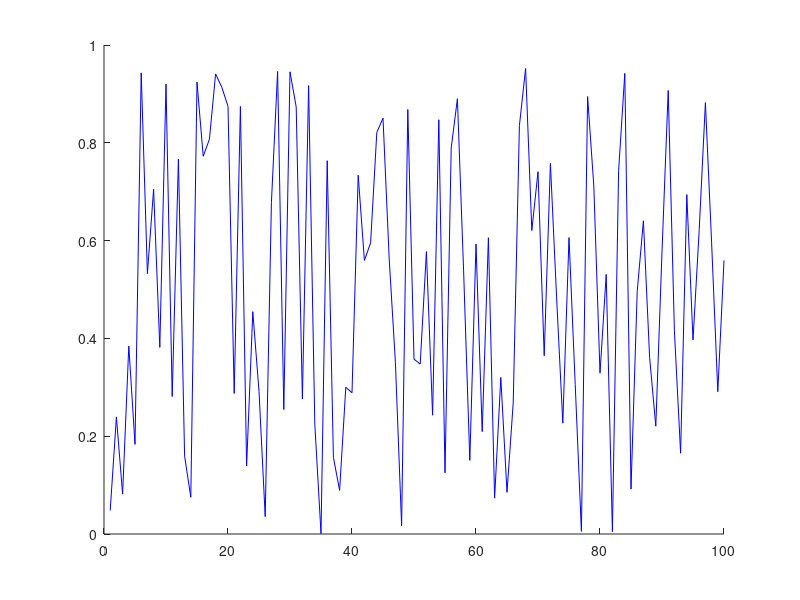

This chart was generated by the following MATLAB code: (Note: this script raises an error after producing the figure.)
 %%%%%%%%%%%%%%%%%%%%%%%%%%%%%%%%%%%%%%%%%%%%%%%%%%%%%%%%%%%%%%%%%%%%%%%%%%%%%%%%
% NAME: magnifyOnFigure_examples
% 
% AUTHOR: David Fernandez Prim (david.fernandez.prim@gmail.com)
%
% PURPOSE: Shows the funcionality of 'magnifyOnFigure'
% 
%%%%%%%%%%%%%%%%%%%%%%%%%%%%%%%%%%%%%%%%%%%%%%%%%%%%%%%%%%%%%%%%%%%%%%%%%%%%%%%%
clc;
clear all
close all

%% %%%%%%%%%%%%%%%%%%%%%%%%%%%%%%%%%%%%%%%%%%%%%%%%%%%%%%%%%%%%%%%%%%%%%%%%%%%%%
% Default interactive mode
%%%%%%%%%%%%%%%%%%%%%%%%%%%%%%%%%%%%%%%%%%%%%%%%%%%%%%%%%%%%%%%%%%%%%%%%%%%%%%%%
close all;
disp( sprintf('This is the default interactive operation mode of ''magnifyOnFigure''') ) 
fig = figure;
hold on;
plot(rand(100,1), 'b'); plot(rand(300, 1), 'r', 'LineSmoothing','on'); 
grid on;
hold off;
magnifyOnFigure;
disp('Press a key...')
pause;

%% %%%%%%%%%%%%%%%%%%%%%%%%%%%%%%%%%%%%%%%%%%%%%%%%%%%%%%%%%%%%%%%%%%%%%%%%%%%%%
% Figure handle passed as an input argument
%%%%%%%%%%%%%%%%%%%%%%%%%%%%%%%%%%%%%%%%%%%%%%%%%%%%%%%%%%%%%%%%%%%%%%%%%%%%%%%%
close all;
disp( sprintf('The figure handle is here passed as an input argument.') ) 
fig = figure;
hold on;
plot(rand(100,1), 'b'); plot(rand(300, 1), 'r'); 
grid on;
hold off;
magnifyOnFigure(fig);
disp('Press a key...')
pause;


%% %%%%%%%%%%%%%%%%%%%%%%%%%%%%%%%%%%%%%%%%%%%%%%%%%%%%%%%%%%%%%%%%%%%%%%%%%%%%%
% Properties (in interactive mode)
%%%%%%%%%%%%%%%%%%%%%%%%%%%%%%%%%%%%%%%%%%%%%%%%%%%%%%%%%%%%%%%%%%%%%%%%%%%%%%%%
close all;
disp( sprintf('Playing arround with the properties in interactive mode...') ) 
figHandler = figure;
hold on;
plot(rand(100,1), 'b'); plot(rand(300, 1), 'r'); 
grid on;
hold off; 
ylim([0 2]);
magnifyOnFigure(...
        figHandler,...
        'units', 'pixels',...
        'magnifierShape', 'ellipse',...
        'initialPositionSecondaryAxes', [326.933 259.189 164.941 102.65],...
        'initialPositionMagnifier',     [174.769 49.368 14.1164 174.627],...    
        'mode', 'interactive',...    
        'displayLinkStyle', 'straight',...        
        'edgeWidth', 2,...
        'edgeColor', 'black',...
        'secondaryAxesFaceColor', [0.91 0.91 0.91]... 
            ); 
disp('Press a key...')
pause;


%% %%%%%%%%%%%%%%%%%%%%%%%%%%%%%%%%%%%%%%%%%%%%%%%%%%%%%%%%%%%%%%%%%%%%%%%%%%%%%
% Properties (in manual mode)
%%%%%%%%%%%%%%%%%%%%%%%%%%%%%%%%%%%%%%%%%%%%%%%%%%%%%%%%%%%%%%%%%%%%%%%%%%%%%%%%
close all;
disp( sprintf('Or in manual mode.') ) 
figHandler = figure;
hold on;
plot(rand(100,1), 'b'); plot(rand(300, 1), 'r'); 
grid on;
hold off; 
ylim([0 2]);
magnifyOnFigure(...
        figHandler,...
        'units', 'pixels',...
        'initialPositionSecondaryAxes', [326.933 259.189 164.941 102.65],...
        'initialPositionMagnifier',     [174.769 49.368 14.1164 174.627],...    
        'mode', 'manual',...    
        'displayLinkStyle', 'straight',...        
        'edgeWidth', 2,...
        'edgeColor', 'black',...
        'secondaryAxesFaceColor', [0.91 0.91 0.91]... 
            ); 
disp('Press a key...')
pause;


%% %%%%%%%%%%%%%%%%%%%%%%%%%%%%%%%%%%%%%%%%%%%%%%%%%%%%%%%%%%%%%%%%%%%%%%%%%%%%%
% Working on images also
%%%%%%%%%%%%%%%%%%%%%%%%%%%%%%%%%%%%%%%%%%%%%%%%%%%%%%%%%%%%%%%%%%%%%%%%%%%%%%%%
close all;
disp( sprintf('How the tool works on images.') ) 
h = figure; 
load clown; 
image(X); 
colormap(map) ; 
axis image
magnifyOnFigure(h, 'displayLinkStyle', 'straight',...
                    'EdgeColor', 'white',...
                    'magnifierShape', 'rectangle',...
                    'frozenZoomAspectratio', 'on',...
                    'edgeWidth', 2);
                
disp('Press a key...')
pause;
close all
                
             

%% %%%%%%%%%%%%%%%%%%%%%%%%%%%%%%%%%%%%%%%%%%%%%%%%%%%%%%%%%%%%%%%%%%%%%%%%%%%%%
% Working on contour plots
%%%%%%%%%%%%%%%%%%%%%%%%%%%%%%%%%%%%%%%%%%%%%%%%%%%%%%%%%%%%%%%%%%%%%%%%%%%%%%%%
close all;
disp( sprintf('How the tool works on contour plots.') ) 
scrsz = get(0, 'ScreenSize');
h = figure('Position', [0.01*scrsz(3), 0.25*scrsz(4), 0.65*scrsz(3), 0.60*scrsz(4)]);
load clown;
hc1 = contour(X, 'LineWidth', 2);
axis image

magnifyOnFigure;

disp('Press a key...')
pause;
close all


%% %%%%%%%%%%%%%%%%%%%%%%%%%%%%%%%%%%%%%%%%%%%%%%%%%%%%%%%%%%%%%%%%%%%%%%%%%%%%%
% Properties (in interactive mode)
%%%%%%%%%%%%%%%%%%%%%%%%%%%%%%%%%%%%%%%%%%%%%%%%%%%%%%%%%%%%%%%%%%%%%%%%%%%%%%%%
close all;
disp( sprintf('Using multiple magnifiers on the same axis...') ) 
figHandler = figure;
hold on;
plot(rand(100,1), 'b'); plot(rand(300, 1), 'r'); 
grid on;
hold off; 
ylim([0 2]);

magnifyOnFigure(...
        figHandler,...
        'units', 'pixels',...
        'magnifierShape', 'rectangle',...
        'initialPositionSecondaryAxes', [105.6 278.81 130.2 102.69],...
        'initialPositionMagnifier',     [106.56 47.2 18.6823 186.519],...    
        'mode', 'interactive',...    
        'displayLinkStyle', 'straight',...        
        'edgeWidth', 2,...
        'edgeColor', 'black',...
        'secondaryAxesFaceColor', [0.91 0.91 0.91]... 
            );   

magnifyOnFigure(...
        figHandler,...
        'units', 'pixels',...
        'magnifierShape', 'rectangle',...
        'initialPositionSecondaryAxes', [365.6 275.81 130.2 102.69],...
        'initialPositionMagnifier',     [211.459 47.2 18.6823 186.519],...    
        'mode', 'interactive',...    
        'displayLinkStyle', 'straight',...        
        'edgeWidth', 2,...
        'edgeColor', 'black',...
        'secondaryAxesFaceColor', [0.91 0.91 0.91]... 
            );   
        
magnifyOnFigure(...
        figHandler,...
        'units', 'pixels',...
        'magnifierShape', 'rectangle',...
        'initialPositionSecondaryAxes', [364.6 78.81 130.2 102.69],...
        'initialPositionMagnifier',     [270.827 47.2 18.6823 186.519],...    
        'mode', 'interactive',...    
        'displayLinkStyle', 'straight',...        
        'edgeWidth', 2,...
        'edgeColor', 'black',...
        'secondaryAxesFaceColor', [0.91 0.91 0.91]... 
            ); 
        
     
        
